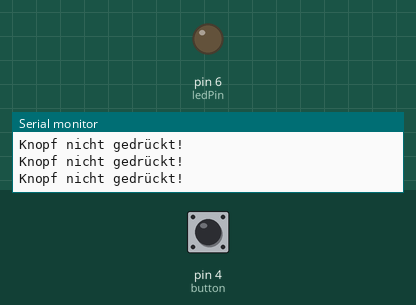
Simulated run of this sketch. Board: Arduino Uno, built with avr-gcc and run on an emulated ATmega328P. Parts: output pins drawn as LEDs (lit = HIGH), the last lines printed to the serial monitor. The inputs (shaded band) are chosen by the test bench; at power-on: pin 4 (button) LOW.

Above: at 1.2 s.
1.3 s: pin 4 (button) pulled HIGH for 1 s
At 1.7 s:
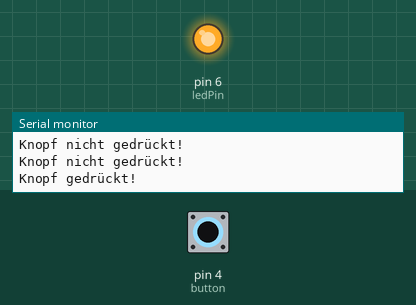
3.8 s: pin 4 (button) pulled HIGH for 3.2 s
At 7.3 s:
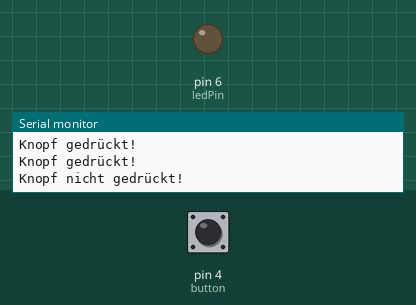
Timing chart, 0 to 8.8 s (numbered marks = the images above; inputs shaded):
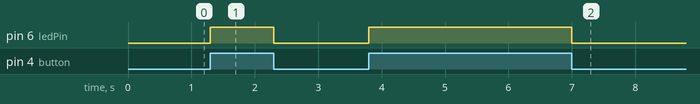

Measured:
- after the input at 1.3 s, pin 6 (ledPin): LOW → HIGH at once, → LOW 1.0 s later
- after the input at 3.8 s, pin 6 (ledPin): LOW → HIGH at once, → LOW 3.2 s later

The sketch:

02b_LED_Button.ino
```cpp
// a constant, declared once and then used multiple times
const int button = 4; // Original Arduino Sensor Kit: button connected to digital port D4
// const int button = 6; // Grove Beginner Kit: button connected to digital port D6

const int ledPin = 6;
// const int ledPin = 4; // LED pin for Grove Beginner Kit for Arduino

int button_state = 0; // variable for reading the pushbutton status

unsigned long last_time = 0; // last time we took the time

void setup()
{
  Serial.begin(115200);
  pinMode(ledPin, OUTPUT);

  // initialize the pushbutton pin as an input:
  pinMode(button, INPUT);
}

void loop()
{

  // read the state of the pushbutton value:
  button_state = digitalRead(button);
  if (button_state == HIGH)
  {
    digitalWrite(ledPin, HIGH);
  }
  else
  {
    digitalWrite(ledPin, LOW);
  }

  unsigned long new_time = millis();

  // if our last measurement is 500 Milliseconds ago
  if (new_time - 500 > last_time)
  {
    // remember new last_time
    last_time = new_time;
    // print out button state to serial port
    if (button_state == HIGH)
    {
      Serial.println("Knopf gedrückt!");
    }
    else
    {
      Serial.println("Knopf nicht gedrückt!");
    }
  }
}
```
